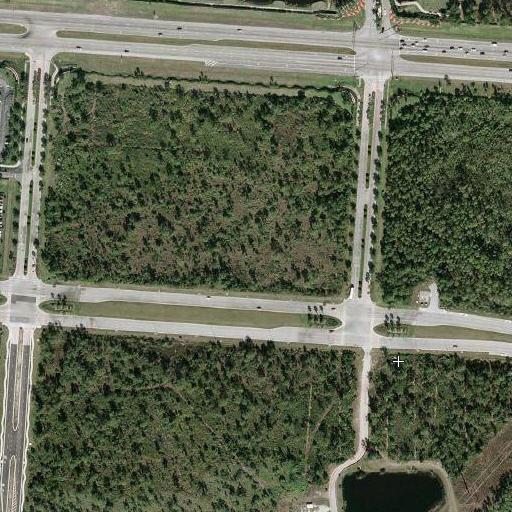
#> input picture dataset/img1.jpg, 512 x 512 px
$ python open.py   (older library calls are emulated)
#> lines starting #> are read from the running program, lines starting #| are printed output that depends on the picture; after the words box and inside, x2 and y2 are one past the last pixel; in counts of white or black regions, pixels touching at a corner belong together; long printed decimals are rounded
### water.py
import numpy as np
import cv2
# [35 lines left out: function watershed, not called in this run]
def sharpen(img):
	im=img
	kernel = np.array([[-1,-1,-1], [-1,9,-1], [-1,-1,-1]])
	im = cv2.filter2D(im, -1, kernel)
	return im;
def auto_canny(image, sigma=0.33):
    # compute the median of the single channel pixel intensities
	v = np.median(image)

	    # apply automatic Canny edge detection using the computed median
	lower = int(max(0, (1.0 - sigma) * v))
	upper = int(min(255, (1.0 + sigma) * v))
	edged = cv2.Canny(image, lower, upper)

	    # return the edged image
	return edged
def blobdetect(img):
	im = img
	inp=img
	#im = cv2.cvtColor(im,cv2.COLOR_BGR2GRAY)

		# Set up the detector with default parameters.
	#imgray = cv2.cvtColor(im,cv2.COLOR_BGR2GRAY)
	ret,thresh = cv2.threshold(im,100,255,0)
	image, contours, hierarchy = cv2.findContours(thresh,cv2.RETR_TREE,cv2.CHAIN_APPROX_SIMPLE)
	img = cv2.drawContours(img, contours, -1, (0,255,0), 3)

	#cv2.imshow("blob",blobdetect)
	mask = np.ones(im.shape[:2], dtype="uint8") * 255

	# loop over the contours
	for c in contours:
		# if the contour is bad draw it on the mask
		if cv2.contourArea(c)<150000:
			cv2.drawContours(mask, [c], -1, 0, -1)
			print(cv2.contourArea(c))

	# remove the contours from the image and show the resulting images
	img2= cv2.bitwise_and(img, img, mask=mask)

	#cv2.imshow("input image",inp)
	#cv2.imshow("Mask", mask)
	#cv2.imshow("After", img2)
	cv2.imshow("contours formed",img)


	#.imshow('log',laplacian)
	k = cv2.waitKey(0) & 0xFF
	cv2.destroyAllWindows()


	return img2;

### open.py
from water import watershed,sharpen,auto_canny,blobdetect
import numpy as np
import cv2


frame2 = cv2.imread('dataset/img1.jpg') #img load
#> frame2 is the input picture: shape (512, 512, 3); mean B, G, R 80.5, 100.1, 94.5
sharped=sharpen(frame2)

frame=cv2.medianBlur(frame2,5)
#black=cv2.cvtColor(frame,cv2.COLOR_BGR2GRAY)
hsv = cv2.cvtColor(frame, cv2.COLOR_BGR2HSV)
#> hsv: shape (512, 512, 3); mean H, S, V 38.1, 63.4, 101.2

#lack2=cv2.GaussianBlur(black,(3,3),0)

#laplacian = cv2.Laplacian(black2,cv2.CV_64F)


'''

green = 60;
blue = 120;
yellow = 30;

sensitivity = 15
# [9 lines of commented-out code are left out]
lowerlight=np.array([48 ,15 ,140])
upperlight=np.array([65 ,25 ,225])
lowerdark=np.array([40 ,18 ,100])
upperdark=np.array([70 ,24 ,180])
lowersand=np.array([18 ,22 ,100])
uppersand=np.array([23 ,30 ,205])
lower=np.array([15,15,90])
upper=np.array([70,35,230])'''
'''maskother=cv2.inRange(hsv,lower,upper)

masklight= cv2.inRange(hsv,lowerlight,upperlight)
maskdark= cv2.inRange(hsv,lowerdark,upperdark)
masksand= cv2.inRange(hsv,lowersand,uppersand)
mask = cv2.bitwise_or(maskdark, masklight)
mask2=cv2.bitwise_or(mask,masksand)'''
'''
img=cv2.GaussianBlur(mask2,(5,5),0)
    # Bitwise-AND mask and original image
res = cv2.bitwise_and(frame2,frame2, mask= mask2)
res2=cv2.bitwise_and(frame2,frame2,mask=maskother)
kernel = np.ones((5,5), np.uint8)
'''

#################################################################################################


#find all your connected components (white blobs in your image)
#es2=res2.astype(np.uint8)
#output = cv2.connectedComponentsWithStats(res2, connectivity=8)
#connectedComponentswithStats yields every seperated component with information on each of them, such as size
#the following part is just taking out the background which is also considered a component, but most of the time we don't want that.
'''sizes = stats[1:, -1]; nb_components = nb_components - 1

# minimum size of particles we want to keep (number of pixels)
#here, it's a fixed value, but you can set it as you want, eg the mean of the sizes or whatever
min_size = 150

#your answer image
img2 = np.zeros((output.shape))
#for every component in the image, you keep it only if it's above min_size
for i in range(0, nb_components):
    if sizes[i] >= min_size:
        img2[output == i + 1] = 255


'''

####################################MORPHOLOGY CLOSING#################################################################
'''kernel = np.ones((5,5),np.uint8)
closing = cv2.morphologyEx(res2, cv2.MORPH_CLOSE, kernel)'''
##########################################K-MEANS##############################################
Z = frame.reshape((-1,3))

# convert to np.float32
Z = np.float32(Z)

# define criteria, number of clusters(K) and apply kmeans()
criteria = (cv2.TERM_CRITERIA_EPS + cv2.TERM_CRITERIA_MAX_ITER, 10, 1.0)
K = 20

ret,label,center=cv2.kmeans(Z,K,None,criteria,10,cv2.KMEANS_RANDOM_CENTERS)
#> ret = 14155035.5; center = 20 rows, first 8: [18.59, 33.58, 24.51], [182.2, 188.5, 190.3], [120.4, 137.9, 139], [55.41, 79.05, 69.81], [198, 202.8, 206.6], [148.4, 159.1, 160.6], [104.2, 127.1, 126.5], [37.29, 57.25, 47.43]

# Now convert back into uint8, and make original image
center = np.uint8(center)
#> center = 20 rows, first 8: [18, 33, 24], [182, 188, 190], [120, 137, 139], [55, 79, 69], [197, 202, 206], [148, 159, 160], [104, 127, 126], [37, 57, 47]
print(ret)
#| 14155035.536
resd = center[label.flatten()]
resd2 = resd.reshape((frame.shape))
cluster=resd2
resd2=cv2.cvtColor(resd2,cv2.COLOR_BGR2GRAY)
#> resd2: shape (512, 512)
#retval, resd2 = cv2.threshold(resd2, 150, 255, cv2.THRESH_BINARY)


#resd2=cv2.medianBlur(resd2,5)
sharpcluster=sharpen(resd2)
#> in sharpen (call 2), `im = cv2.filter2D(im, -1, kernel)`:
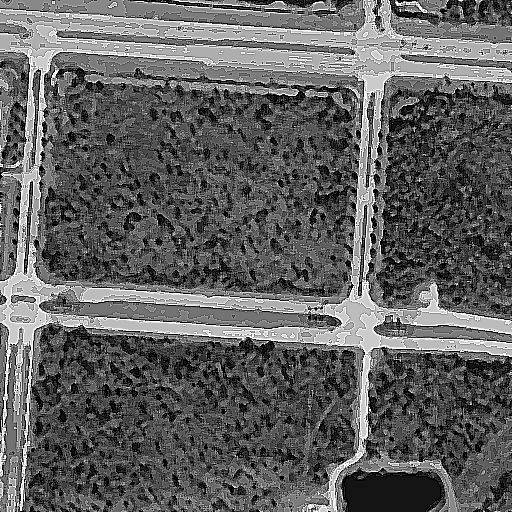
#> im: shape (512, 512); min 0, max 255, mean 96.7

##########################################canny edge####################################################
edges = cv2.Canny(frame,400,600)
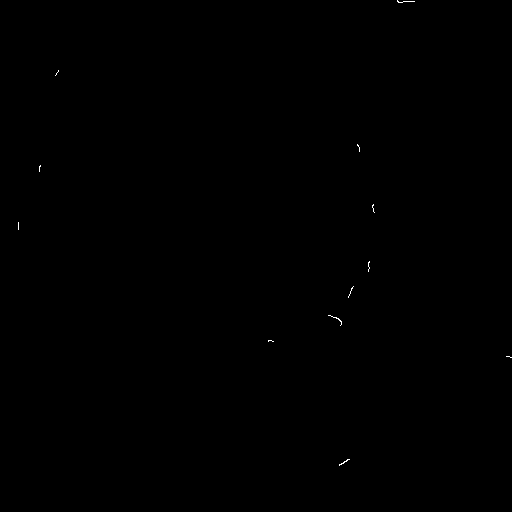
#> edges: shape (512, 512); 0.05% white in thin lines or dots, all inside (x1, y1, x2, y2) = (18, 0, 512, 466)
#edges2=cv2.Canny(img_dilation,249,250)
edges3=cv2.Canny(resd,200,260)
edgesharped=auto_canny(sharpcluster)
#> in auto_canny, `v = np.median(image)`: v = 90
#> in auto_canny, `lower = int(max(0, (1.0 - sigma) * v))`: lower = 60
#> in auto_canny, `upper = int(min(255, (1.0 + sigma) * v))`: upper = 119
#> in auto_canny, `edged = cv2.Canny(image, lower, upper)`:
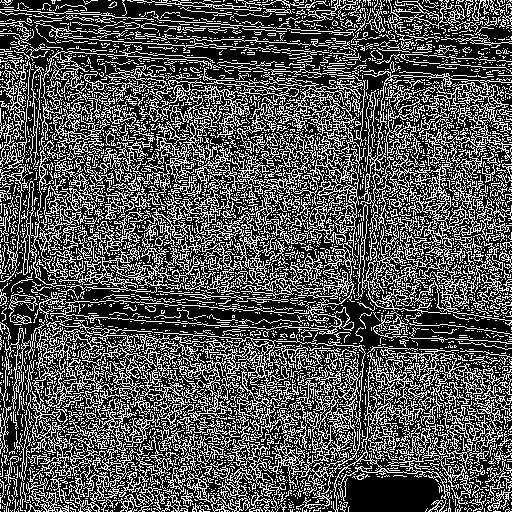
#> edged: shape (512, 512); 32.9% white in thin lines or dots
###########################################smoothen kmeans output##################################################
smoothmeans=cv2.GaussianBlur(resd2,(5,5),0)
##########################################################histogram equalisation##########################################
equ = cv2.equalizeHist(resd2)


####################################BLOBDETECT######################
final=blobdetect(equ)
#> in blobdetect, `ret,thresh = cv2.threshold(im,100,255,0)`:
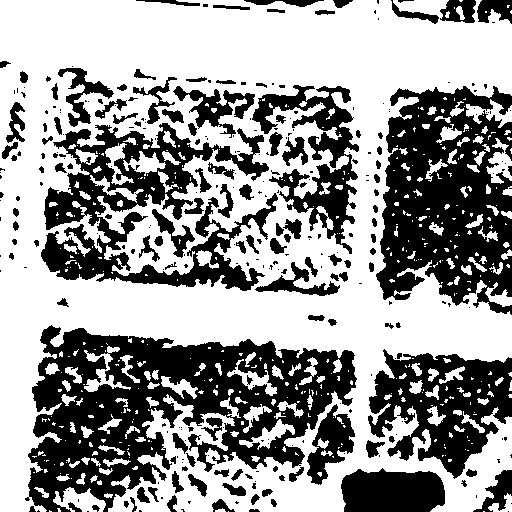
#> thresh: shape (512, 512); 60.2% white; 314 black regions (188 under 20 px)
#> in blobdetect, `image, contours, hierarchy = cv2.findContours(thresh,cv2.RETR_TREE,cv2..`: contours = 761 contours, 517 with area under 20; largest, box (x1, y1, x2, y2) and area: (0, 0, 512, 512) 178034, (40, 122, 279, 292) 19628, (251, 84, 360, 255) 7022, (306, 403, 356, 486) 2119, (172, 85, 256, 139) 1726
#> in blobdetect, `img = cv2.drawContours(img, contours, -1, (0,255,0), 3)`:
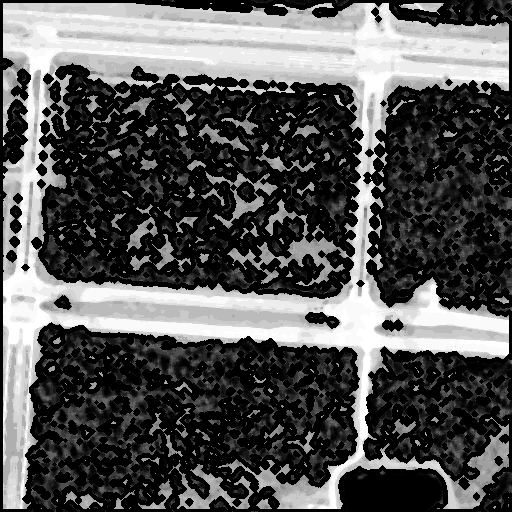
#> img: shape (512, 512); min 0, max 255, mean 86
#> the loop in blobdetect, `for c in contours:` made 761 passes
#> c on passes 1 to 3: [[483, 511], [484, 511]], [[228, 511]], [[49, 510], [49, 511], [51, 511], [50, 511]]
#| 0.0
#| 0.0
#| 0.5
#| 17.0
#| 5.0
#| 159.0
#| 21.0
#| 644.0
#> (further printed lines are left out)
#> after the loop in blobdetect, `for c in contours:`:
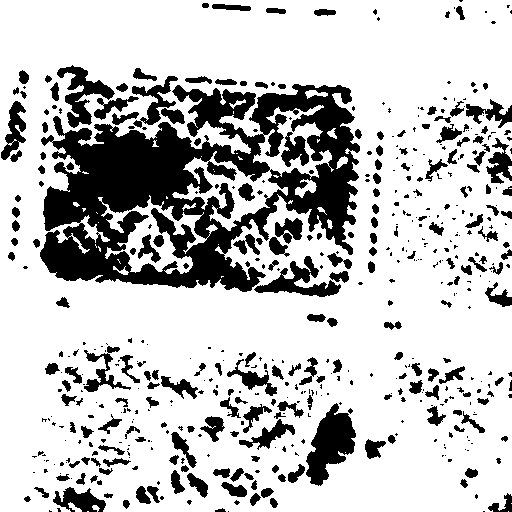
#> mask: shape (512, 512); 75.9% white; 522 black regions (301 under 20 px), largest, box (x1, y1, x2, y2) and area: (40, 84, 360, 292) 33786, (306, 403, 356, 486) 2251, (57, 65, 115, 128) 1340
#> (key Esc is pressed here)

#########################################IMAGE errosion dilation

'''img_erosion = cv2.erode(equ, kernel, iterations=1)

img_dilation = cv2.dilate(img_erosion, kernel, iterations=1)
'''


   # [23 lines of commented-out code are left out]
cv2.imshow("input image",frame2)
cv2.imshow("GaussianBlur output",frame)
cv2.imshow("clustering",cluster)
cv2.imshow("histogram",equ)
#watershed(res2)
#v2.imshow("sharped",sharpcluster)
cv2.imshow("contour output",final)
#cv2.imshow("auto canny of sharped edges of cluster",edgesharped)
#cv2.imshow("blob",blobdetect)
#watershed(final)
cv2.imshow("grey conversion",resd2)
retval, threshold = cv2.threshold(final, 220, 255, cv2.THRESH_BINARY)
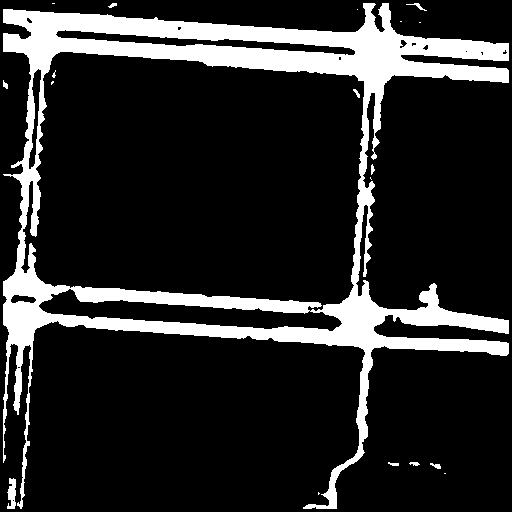
#> threshold: shape (512, 512); 16.1% white; 19 white regions (9 under 20 px), largest, box (x1, y1, x2, y2) and area: (3, 3, 509, 509) 41679, (7, 478, 16, 509) 204, (406, 3, 427, 11) 43
cv2.imshow("final",threshold)
#watershed(threshold)

#.imshow('log',laplacian)
k = cv2.waitKey(0) & 0xFF
#> (key Esc is pressed here)
cv2.destroyAllWindows()

$ run again, with dataset/img10.jpg copied over dataset/img1.jpg
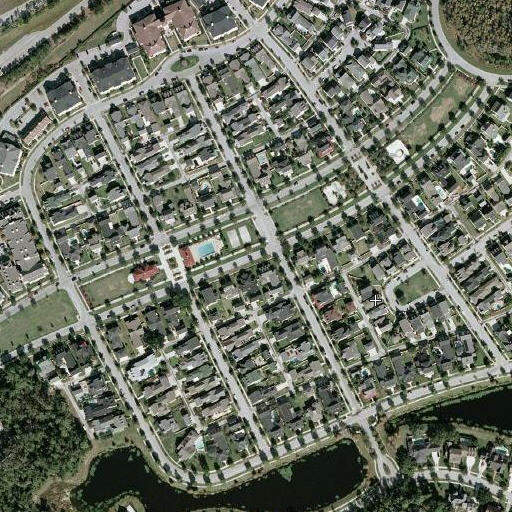
#> input picture dataset/img10.jpg, 512 x 512 px
#> frame2 is the input picture: shape (512, 512, 3); mean B, G, R 99.3, 112.1, 107.3
#> hsv: shape (512, 512, 3); mean H, S, V 46.3, 41.1, 112.6
#> `ret,label,center=cv2.kmeans(Z,K,None,criteria,10,cv2.KMEANS_RANDOM_CEN..`: ret = 24632885.9; center = 20 rows, first 8: [35, 45.71, 37.41], [206.6, 213.9, 211.9], [198.7, 203.3, 200.6], [124.9, 138.5, 137.8], [219.5, 225.6, 223.5], [140.3, 151.2, 149.5], [188.4, 191.5, 189.4], [46.62, 59.06, 51.13]
#> `center = np.uint8(center)`: center = 20 rows, first 8: [34, 45, 37], [206, 213, 211], [198, 203, 200], [124, 138, 137], [219, 225, 223], [140, 151, 149], [188, 191, 189], [46, 59, 51]
#| 24632885.887
#> im: shape (512, 512)
#> `edges = cv2.Canny(frame,400,600)`:
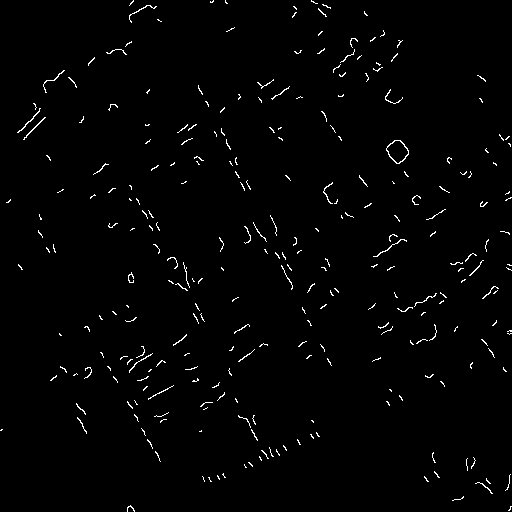
#> edges: shape (512, 512); 1.4% white in thin lines or dots
#> v = 108
#> lower = 72
#> upper = 143
#> edged: shape (512, 512); 32.9% white in thin lines or dots
#> thresh: shape (512, 512); 61.8% white; 497 black regions (208 under 20 px)
#> contours = 584 contours, 254 with area under 20; largest, box (x1, y1, x2, y2) and area: (0, 0, 512, 494) 200300, (0, 0, 129, 76) 4840, (412, 445, 512, 512) 2790, (326, 24, 445, 118) 2579, (254, 373, 346, 436) 2338
#> the loop in blobdetect, `for c in contours:` made 584 passes
#> c on passes 1 to 3: [[488, 511]], [[237, 511], [242, 511]], [[194, 511], [199, 511]]
#> (printed output is left out)
#> `retval, threshold = cv2.threshold(final, 220, 255, cv2.THRESH_BINARY)`:
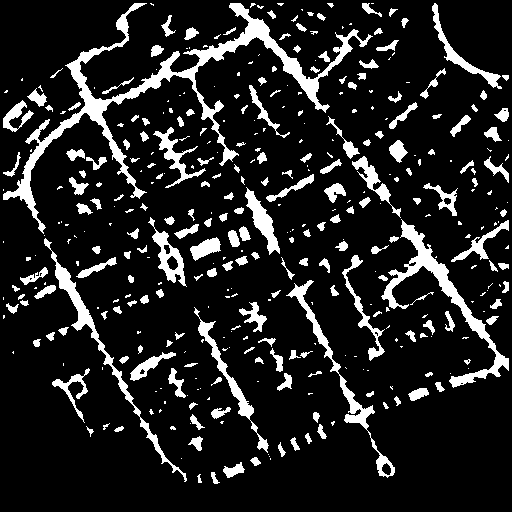
#> threshold: shape (512, 512); 13.5% white; 391 white regions (189 under 20 px), largest, box (x1, y1, x2, y2) and area: (3, 3, 373, 234) 7737, (381, 219, 509, 388) 2832, (44, 238, 187, 482) 1752

$ run again, with dataset/img11.jpg copied over dataset/img1.jpg
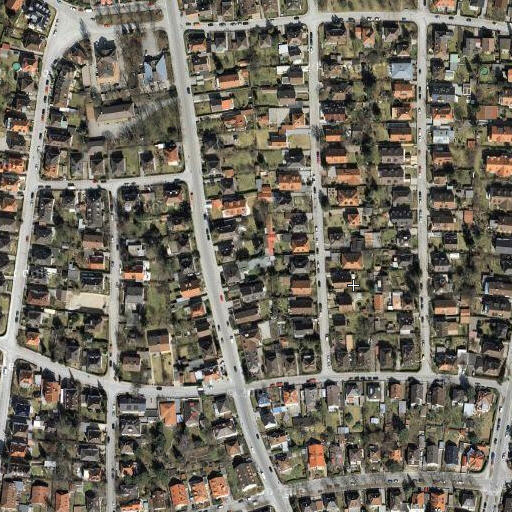
#> input picture dataset/img11.jpg, 512 x 512 px
#> frame2 is the input picture: shape (512, 512, 3); mean B, G, R 94.6, 106.6, 112.3
#> hsv: shape (512, 512, 3); mean H, S, V 33.9, 45.5, 113.5
#> `ret,label,center=cv2.kmeans(Z,K,None,criteria,10,cv2.KMEANS_RANDOM_CEN..`: ret = 33005943.8; center = 20 rows, first 8: [38.31, 41.37, 42.95], [191.4, 198.4, 199.7], [135, 148.1, 154.4], [110.2, 135.5, 149.3], [211.1, 217.2, 217.1], [159, 167.6, 169.8], [96.69, 113.2, 117.7], [49.17, 57.25, 61.78]
#> `center = np.uint8(center)`: center = 20 rows, first 8: [38, 41, 42], [191, 198, 199], [135, 148, 154], [110, 135, 149], [211, 217, 217], [159, 167, 169], [96, 113, 117], [49, 57, 61]
#| 33005943.771
#> im: shape (512, 512)
#> `edges = cv2.Canny(frame,400,600)`:
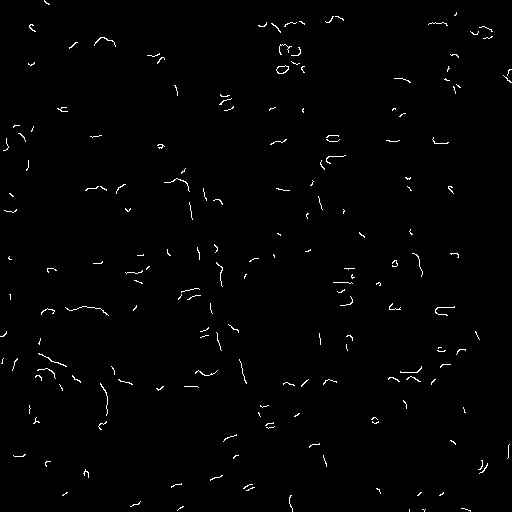
#> edges: shape (512, 512); 1% white in thin lines or dots
#> v = 103
#> lower = 69
#> upper = 136
#> edged: shape (512, 512); 33.7% white in thin lines or dots
#> thresh: shape (512, 512); 70.5% white; 510 black regions (219 under 20 px)
#> contours = 510 contours, 225 with area under 20; largest, box (x1, y1, x2, y2) and area: (0, 0, 512, 512) 245220, (427, 222, 484, 339) 2841, (117, 223, 194, 274) 1755, (365, 242, 423, 308) 1489, (233, 249, 317, 296) 1471
#> the loop in blobdetect, `for c in contours:` made 510 passes
#> c on passes 1 to 3: [[509, 511]], [[511, 507]], [[511, 503], [511, 505]]
#> (printed output is left out)
#> `retval, threshold = cv2.threshold(final, 220, 255, cv2.THRESH_BINARY)`:
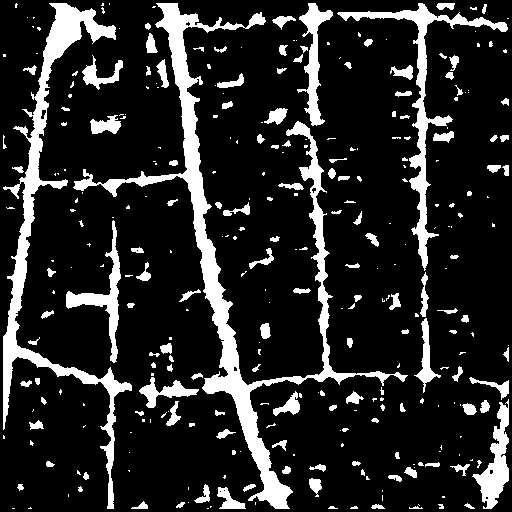
#> threshold: shape (512, 512); 15.7% white; 315 white regions (177 under 20 px), largest, box (x1, y1, x2, y2) and area: (73, 3, 408, 509) 13048, (3, 3, 132, 509) 8035, (337, 3, 508, 271) 3727

$ run again, with dataset/img12.jpg copied over dataset/img1.jpg
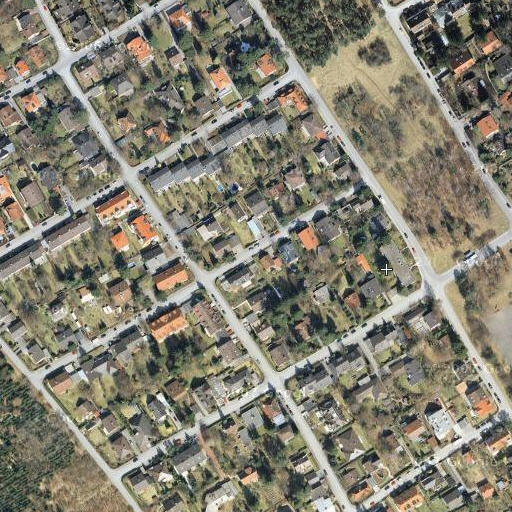
#> input picture dataset/img12.jpg, 512 x 512 px
#> frame2 is the input picture: shape (512, 512, 3); mean B, G, R 112.7, 127.2, 131
#> hsv: shape (512, 512, 3); mean H, S, V 38.7, 42.9, 134.2
#> `ret,label,center=cv2.kmeans(Z,K,None,criteria,10,cv2.KMEANS_RANDOM_CEN..`: ret = 38715084.4; center = 20 rows, first 8: [159, 167.7, 170.1], [112.1, 109.9, 105.6], [143.4, 152.7, 155.3], [36.9, 33.53, 29.11], [95.57, 113.1, 117.8], [103.3, 126.4, 136], [173, 185.8, 190], [137.3, 169.8, 182.4]
#> `center = np.uint8(center)`: center = 20 rows, first 8: [158, 167, 170], [112, 109, 105], [143, 152, 155], [36, 33, 29], [95, 113, 117], [103, 126, 136], [172, 185, 189], [137, 169, 182]
#| 38715084.387
#> im: shape (512, 512)
#> edges: shape (512, 512); 0.95% white in thin lines or dots
#> v = 127
#> lower = 85
#> upper = 168
#> edged: shape (512, 512); 32.9% white in thin lines or dots
#> thresh: shape (512, 512); 68% white; 437 black regions (185 under 20 px)
#> contours = 572 contours, 288 with area under 20; largest, box (x1, y1, x2, y2) and area: (0, 0, 512, 512) 233674, (243, 154, 395, 288) 4722, (245, 247, 330, 356) 3798, (14, 85, 98, 217) 2982, (206, 9, 285, 94) 2798
#> the loop in blobdetect, `for c in contours:` made 572 passes
#> c on passes 1, 2, 7: [[508, 511], [509, 511]], [[37, 510], [37, 511], [39, 511], [38, 510]], [[31, 483], [30, 484], [31, 484]]
#> (printed output is left out)
#> `retval, threshold = cv2.threshold(final, 220, 255, cv2.THRESH_BINARY)`:
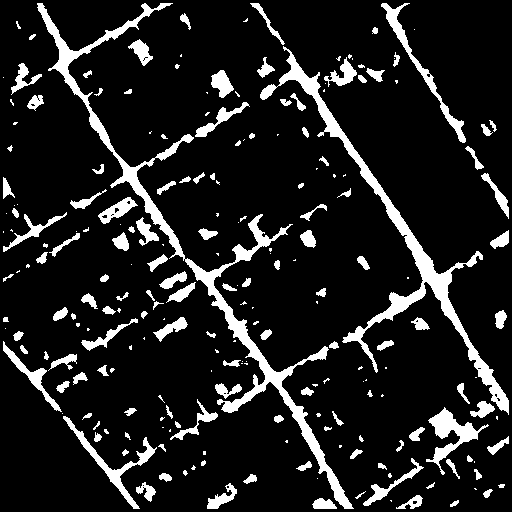
#> threshold: shape (512, 512); 12.3% white; 225 white regions (93 under 20 px), largest, box (x1, y1, x2, y2) and area: (37, 3, 354, 509) 7973, (260, 46, 509, 415) 5927, (426, 407, 489, 475) 1169
